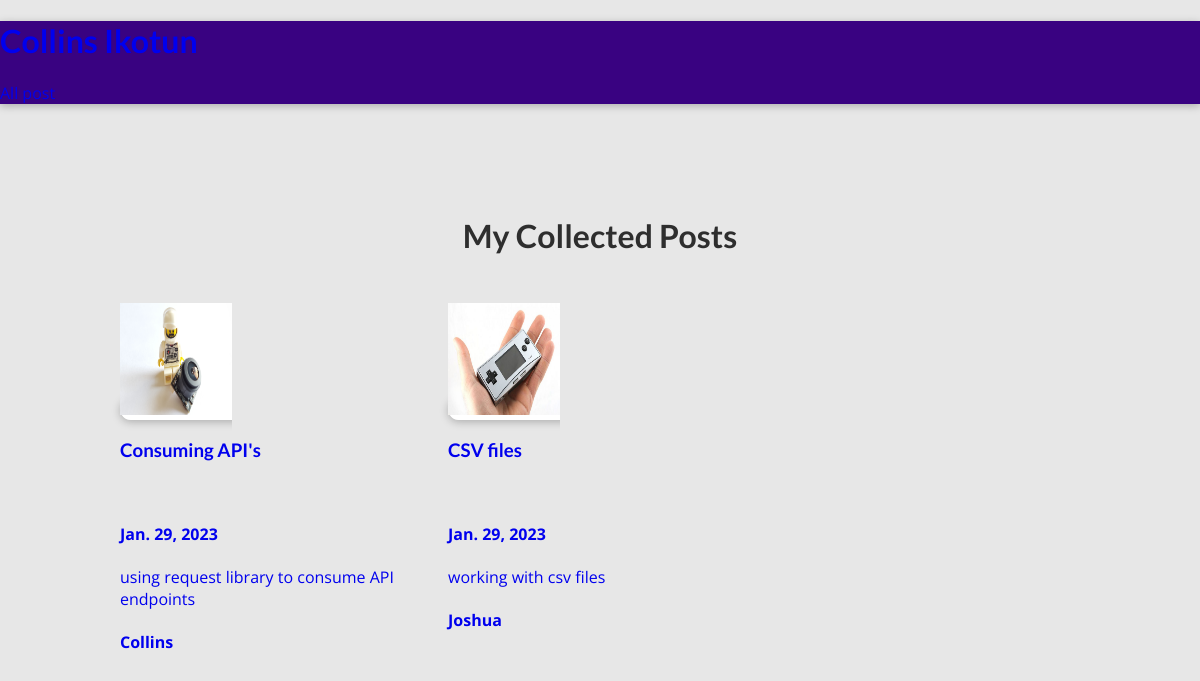
The app's page /allposts, older data.
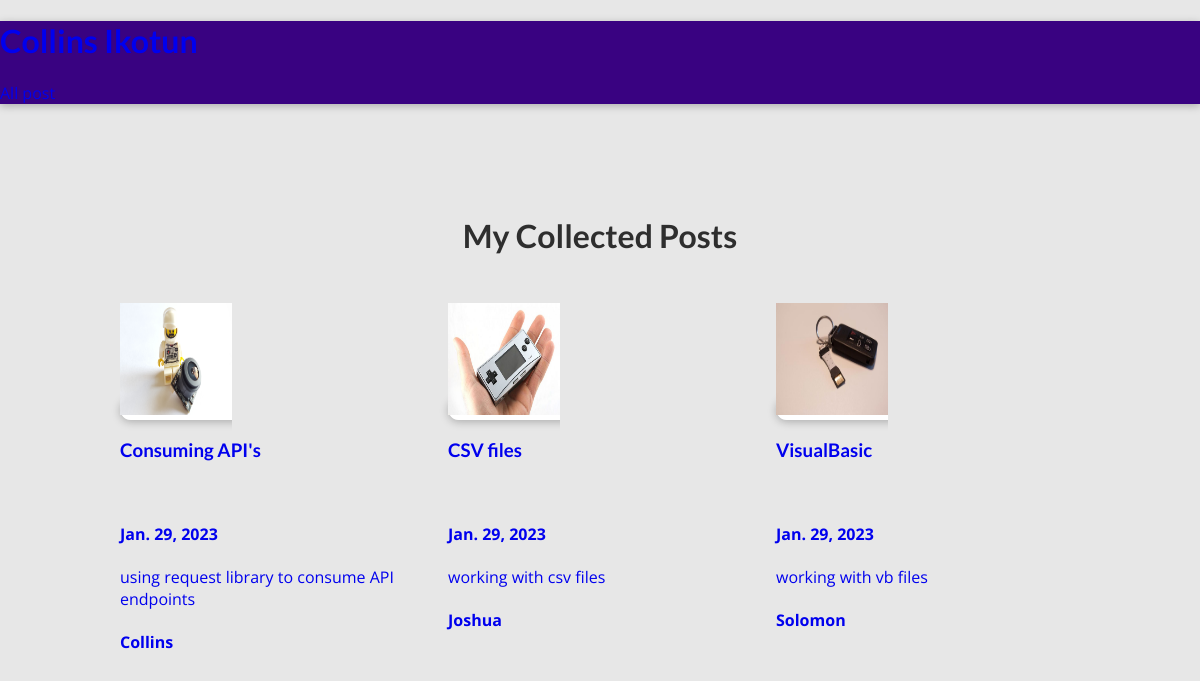
The same page, newer data.
### Blog/models.py (models this page shows, shortened)
class Post(models.Model):
    title = models.CharField(max_length=200)
    excerpt = models.CharField(max_length=400)
    content = models.TextField(max_length=1000)
    author = models.ForeignKey(Author, on_delete=models.SET_NULL, null=True)
    slug = models.SlugField(unique=True, db_index=True)
    Tags = models.ManyToManyField(Tag)
    date = models.DateField(auto_now=True)
    image = models.CharField(max_length=100, null=True)
    class Meta:
        verbose_name = "Post"
        verbose_name_plural = "Posts"

class Author(models.Model):
    first_name = models.CharField(max_length=100)
    last_name = models.CharField(max_length=100)
    ''' better readable format'''
    class Meta:
        verbose_name = "Author"
        verbose_name_plural = "Authors"

### Blog/views.py (the view)
# urls.py: path('allposts', views.posts, name="posts"),
def posts(request):
   latest_posts =  Post.objects.all().order_by("-date")[:3]
   return render(request, "Blog/all-posts.html", {
      "posts" : latest_posts
    })

### template/Blog/all-posts.html (shortened to what this page needs)
{% extends "./base.html" %}
{% load static %}
{% block css_files %}
    <link rel="stylesheet" href="{% static "all-posts.css" %}">
{% endblock %}
{% block content%}
<section id="all-posts">
    <h2>My Collected Posts</h2>
    <ul>
        {% for post in posts %}
           {% include "includes/post.html" %}
        {% endfor %}
    </ul>
{%  endblock %}

### template/Blog/base.html (shortened to what this page needs)
{% load static %}
<!DOCTYPE html>
<html lang="en">
<head>
  <link rel="stylesheet" href="{% static "base.css" %}">
  {% block css_files %}{% endblock %}
</head>
<body>
<header id="main-navigation">
    <h1><a href="{% url "index" %}">Collins Ikotun</a></h1>
    <nav>
        <a href="{% url "posts" %}">All post</a>
    </nav>
</header>
  {% block content %}
  {% endblock %}
</body>
</html>

### template/includes/post.html
{% load static %}
<link rel="stylesheet" href="{% static "post.css" %}">
<li>
    <article class="post">
        <a href="{% url 'post-detail' post.slug %}">
            <img src="{% static "images/"|add:post.image %}" alt="mountain">
            <div class="post_content">
                <h3>{{ post.title }}</h3><br>
                <h4>{{ post.date }}</h4>
                <p>
                   {{post.excerpt}}
                </p>
                <h4>{{post.author.first_name}}</h4>
            </div>
        </a>
    </article>
</li>

### static/base.css (style rules this page uses)
* { box-sizing: border-box; }
html { font-family: 'Open Sans', 'Lato', sans-serif; }
body { margin: 0; }
h1, h2, h3 { font-family: 'Lato', sans-serif; font-weight: bold; }

### static/all-posts.css (style rules this page uses)
body { background-color: #e7e7e7; }
#main-navigation { background-color: #390281; box-shadow: 0 2px 8px rgba(0, 0, 0, 0.25); }
#all-posts { margin: 7rem auto; width: 90%; max-width: 60rem; }
#all-posts h2 { text-align: center; font-size: 2rem; color: #2e2e2e; margin: 3rem 0; }
ul { list-style: none; margin: 0; padding: 0; display: grid; grid-template-columns: repeat(auto-fill, minmax(17rem, 1fr)); gap: 1.5rem; }
.post img { width: 7rem; height: 7rem; }
.post a { height: 22rem; transform-origin: center; box-shadow: 0 2px 8px rgba(0, 0, 0, 0.25); border-radius: 12px; background-color: white; }
a { text-decoration: none; }

### static/post.css (style rules this page uses)
a { text-decoration: none; }

Row changes from the older to the newer data that the page shows:
added Post: image (picture), title "VisualBasic", date "Jan. 29, 2023", excerpt "working with vb files", author.first_name "Solomon"
